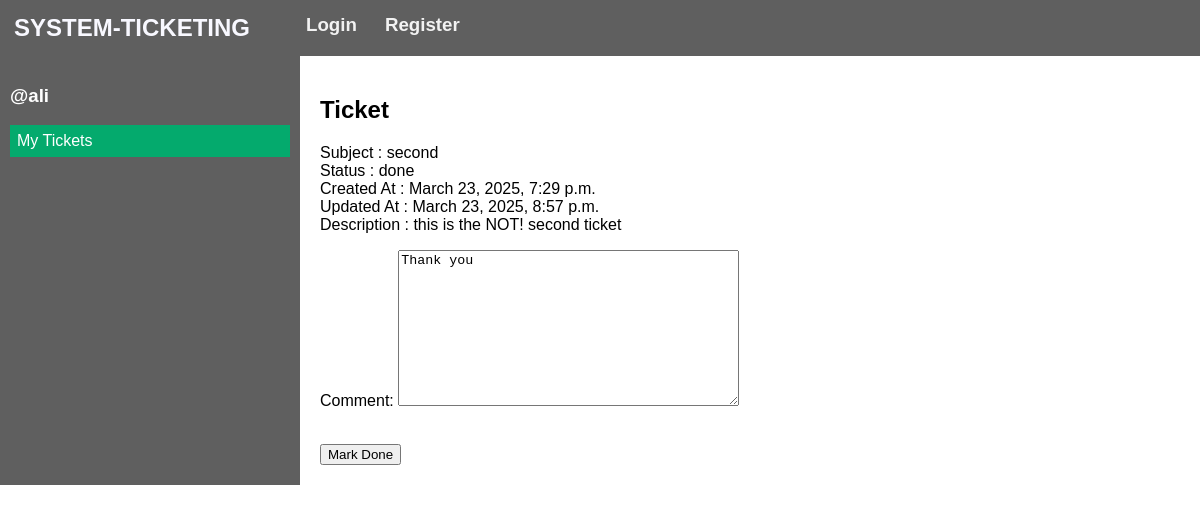
Page /ticket/3/close on the committed database.
### tickets/models.py (models this page shows, shortened)
class Ticket(models.Model):
    STATUS = ('open', 'Open'), ('complete', 'Complete'), ('done', 'Done'), ('abandoned', 'Abandoned')
    ticketId    = models.AutoField(primary_key=True)
    subject     = models.CharField(max_length=200)
    description = models.TextField(null=True, blank=True)
    file        = models.FileField(upload_to='uploads/', null=True, blank=True)
    status      = models.CharField(max_length=50, default='Open', choices=STATUS)
    createdAt   = models.DateTimeField(auto_now_add=True)
    updatedAt   = models.DateTimeField(auto_now=True)
    user        = models.ForeignKey('auth.User', null=False, on_delete=models.CASCADE)
    comment     = models.TextField(null=True, blank=True)
    class Meta:
        ordering = ['-createdAt', '-updatedAt']

### tickets/views.py (the view, shortened to what this page needs)
# urls.py: path('ticket/<str:pk>/close',       views.closeTicket,      name='close_ticket'),
def closeTicket(request, pk):
    ticket = Ticket.objects.get(ticketId=pk)
    form = CloseTicketForm(instance=ticket)
    return render(request, 'tickets/close_ticket.html', {'form': form, 'ticket': ticket})

### tickets/forms.py
class CloseTicketForm(ModelForm):
    class Meta:
        model = Ticket
        fields = ['comment']

### tickets/templates/tickets/close_ticket.html (shortened to what this page needs)
{% extends 'main.html' %}
{% block content %}
<div class="home-container">
    <div class="sidebar">
        <h3>@{{ ticket.user }}</h3>
        <a href="/tickets" class="active">My Tickets</a>
    </div>
    <div class="content">
        <h2>Ticket {{ticket.ticket_id}}</h2>
        Subject     : {{ticket.subject}}<br>
        Status      : {{ticket.status}}<br>
        Created At  : {{ticket.createdAt}}<br>
        Updated At  : {{ticket.updatedAt}}<br>
        Description : {{ticket.description}}
        <form method="POST" action="">
            {{form.as_p}}
            <br>
            <input type="submit" value="Mark Done">
        </form>
    </div>
</div>
{% endblock content %}

### templates/main.html (style rules this page uses)
body { font-family: Arial, sans-serif; margin: 0; padding: 0; }
.home-container { display: grid; grid-template-columns: 1fr 3fr; }
.sidebar { background-color: rgb(95, 95, 95); color: white; padding: 10px; }
.sidebar a { display: block; color: #f2f2f2; text-align: left; padding: 7px 7px; text-decoration: none; }
.sidebar a.active { background-color: #04AA6D; color: white; }
.content { padding: 20px; }

### rows in the picture
Ticket: user "ali", subject "second", status "done", createdAt "March 23, 2025, 7:29 p.m.", updatedAt "March 23, 2025, 8:57 p.m.", description "this is the NOT! second ticket", comment "Thank you"
